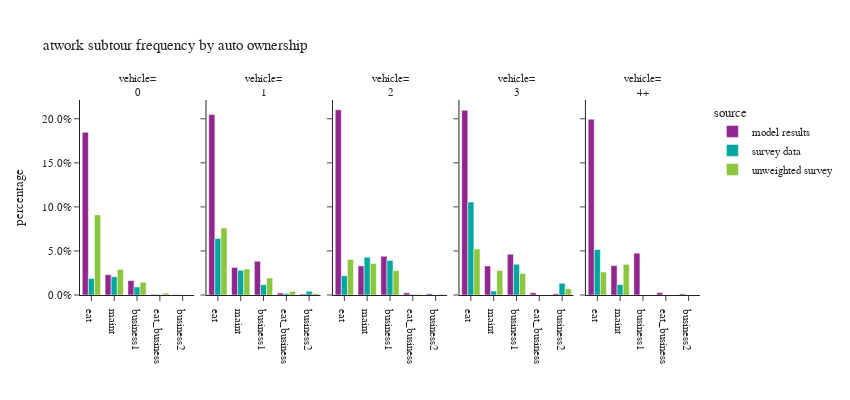

The code cell stored with this chart in its notebook:
### Code cell
plot_atwork_subtour(work_tour,'auto_ownership_simple',"auto ownership","vehicle")

### Figure 1 — Plotly figure (JSON) as saved in the notebook; plotly's stock layout.template omitted (floating-point values rounded to 4 significant figures)
{"data": [{"alignmentgroup": "True", "hovertemplate": "source=model results<br>auto_ownership_simple=0<br>atwork_subtour_frequency=%{x}<br>percentage=%{y}<extra></extra>", "legendgroup": "model results", "marker": {"color": "#91268F", "pattern": {"shape": ""}}, "name": "model results", "offsetgroup": "model results", "orientation": "v", "showlegend": true, "textposition": "auto", "type": "bar", "x": ["business1", "business2", "eat", "eat_business", "maint"], "xaxis": "x", "y": [0.01632, 0.0003429, 0.1846, 0.0007785, 0.02304], "yaxis": "y"}, {"alignmentgroup": "True", "hovertemplate": "source=model results<br>auto_ownership_simple=1<br>atwork_subtour_frequency=%{x}<br>percentage=%{y}<extra></extra>", "legendgroup": "model results", "marker": {"color": "#91268F", "pattern": {"shape": ""}}, "name": "model results", "offsetgroup": "model results", "orientation": "v", "showlegend": false, "textposition": "auto", "type": "bar", "x": ["business1", "business2", "eat", "eat_business", "maint"], "xaxis": "x2", "y": [0.03835, 0.001097, 0.2049, 0.002311, 0.0313], "yaxis": "y2"}, {"alignmentgroup": "True", "hovertemplate": "source=model results<br>auto_ownership_simple=2<br>atwork_subtour_frequency=%{x}<br>percentage=%{y}<extra></extra>", "legendgroup": "model results", "marker": {"color": "#91268F", "pattern": {"shape": ""}}, "name": "model results", "offsetgroup": "model results", "orientation": "v", "showlegend": false, "textposition": "auto", "type": "bar", "x": ["business1", "business2", "eat", "eat_business", "maint"], "xaxis": "x3", "y": [0.044, 0.001418, 0.2102, 0.00251, 0.03304], "yaxis": "y3"}, {"alignmentgroup": "True", "hovertemplate": "source=model results<br>auto_ownership_simple=3<br>atwork_subtour_frequency=%{x}<br>percentage=%{y}<extra></extra>", "legendgroup": "model results", "marker": {"color": "#91268F", "pattern": {"shape": ""}}, "name": "model results", "offsetgroup": "model results", "orientation": "v", "showlegend": false, "textposition": "auto", "type": "bar", "x": ["business1", "business2", "eat", "eat_business", "maint"], "xaxis": "x4", "y": [0.04628, 0.001515, 0.2096, 0.00261, 0.03299], "yaxis": "y4"}, {"alignmentgroup": "True", "hovertemplate": "source=model results<br>auto_ownership_simple=4+<br>atwork_subtour_frequency=%{x}<br>percentage=%{y}<extra></extra>", "legendgroup": "model results", "marker": {"color": "#91268F", "pattern": {"shape": ""}}, "name": "model results", "offsetgroup": "model results", "orientation": "v", "showlegend": false, "textposition": "auto", "type": "bar", "x": ["business1", "business2", "eat", "eat_business", "maint"], "xaxis": "x5", "y": [0.04749, 0.00125, 0.1995, 0.002698, 0.03338], "yaxis": "y5"}, {"alignmentgroup": "True", "hovertemplate": "source=survey data<br>auto_ownership_simple=0<br>atwork_subtour_frequency=%{x}<br>percentage=%{y}<extra></extra>", "legendgroup": "survey data", "marker": {"color": "#00A7A0", "pattern": {"shape": ""}}, "name": "survey data", "offsetgroup": "survey data", "orientation": "v", "showlegend": true, "textposition": "auto", "type": "bar", "x": ["business1", "eat", "eat_business", "maint"], "xaxis": "x", "y": [0.009171, 0.01871, 0.000399, 0.02074], "yaxis": "y"}, {"alignmentgroup": "True", "hovertemplate": "source=survey data<br>auto_ownership_simple=1<br>atwork_subtour_frequency=%{x}<br>percentage=%{y}<extra></extra>", "legendgroup": "survey data", "marker": {"color": "#00A7A0", "pattern": {"shape": ""}}, "name": "survey data", "offsetgroup": "survey data", "orientation": "v", "showlegend": false, "textposition": "auto", "type": "bar", "x": ["business1", "business2", "eat", "eat_business", "maint"], "xaxis": "x2", "y": [0.01176, 0.004345, 0.06409, 0.001573, 0.0281], "yaxis": "y2"}, {"alignmentgroup": "True", "hovertemplate": "source=survey data<br>auto_ownership_simple=2<br>atwork_subtour_frequency=%{x}<br>percentage=%{y}<extra></extra>", "legendgroup": "survey data", "marker": {"color": "#00A7A0", "pattern": {"shape": ""}}, "name": "survey data", "offsetgroup": "survey data", "orientation": "v", "showlegend": false, "textposition": "auto", "type": "bar", "x": ["business1", "business2", "eat", "eat_business", "maint"], "xaxis": "x3", "y": [0.03923, 5.963e-05, 0.02188, 0.0007552, 0.04286], "yaxis": "y3"}, {"alignmentgroup": "True", "hovertemplate": "source=survey data<br>auto_ownership_simple=3<br>atwork_subtour_frequency=%{x}<br>percentage=%{y}<extra></extra>", "legendgroup": "survey data", "marker": {"color": "#00A7A0", "pattern": {"shape": ""}}, "name": "survey data", "offsetgroup": "survey data", "orientation": "v", "showlegend": false, "textposition": "auto", "type": "bar", "x": ["business1", "business2", "eat", "maint"], "xaxis": "x4", "y": [0.03499, 0.01328, 0.1056, 0.004485], "yaxis": "y4"}, {"alignmentgroup": "True", "hovertemplate": "source=survey data<br>auto_ownership_simple=4+<br>atwork_subtour_frequency=%{x}<br>percentage=%{y}<extra></extra>", "legendgroup": "survey data", "marker": {"color": "#00A7A0", "pattern": {"shape": ""}}, "name": "survey data", "offsetgroup": "survey data", "orientation": "v", "showlegend": false, "textposition": "auto", "type": "bar", "x": ["eat", "maint"], "xaxis": "x5", "y": [0.05161, 0.01175], "yaxis": "y5"}, {"alignmentgroup": "True", "hovertemplate": "source=unweighted survey<br>auto_ownership_simple=0<br>atwork_subtour_frequency=%{x}<br>percentage=%{y}<extra></extra>", "legendgroup": "unweighted survey", "marker": {"color": "#8CC63E", "pattern": {"shape": ""}}, "name": "unweighted survey", "offsetgroup": "unweighted survey", "orientation": "v", "showlegend": true, "textposition": "auto", "type": "bar", "x": ["business1", "eat", "eat_business", "maint"], "xaxis": "x", "y": [0.01446, 0.09091, 0.002066, 0.02893], "yaxis": "y"}, {"alignmentgroup": "True", "hovertemplate": "source=unweighted survey<br>auto_ownership_simple=1<br>atwork_subtour_frequency=%{x}<br>percentage=%{y}<extra></extra>", "legendgroup": "unweighted survey", "marker": {"color": "#8CC63E", "pattern": {"shape": ""}}, "name": "unweighted survey", "offsetgroup": "unweighted survey", "orientation": "v", "showlegend": false, "textposition": "auto", "type": "bar", "x": ["business1", "business2", "eat", "eat_business", "maint"], "xaxis": "x2", "y": [0.01926, 0.0017, 0.07592, 0.003966, 0.02946], "yaxis": "y2"}, {"alignmentgroup": "True", "hovertemplate": "source=unweighted survey<br>auto_ownership_simple=2<br>atwork_subtour_frequency=%{x}<br>percentage=%{y}<extra></extra>", "legendgroup": "unweighted survey", "marker": {"color": "#8CC63E", "pattern": {"shape": ""}}, "name": "unweighted survey", "offsetgroup": "unweighted survey", "orientation": "v", "showlegend": false, "textposition": "auto", "type": "bar", "x": ["business1", "business2", "eat", "eat_business", "maint"], "xaxis": "x3", "y": [0.02763, 0.0007468, 0.04033, 0.0007468, 0.03585], "yaxis": "y3"}, {"alignmentgroup": "True", "hovertemplate": "source=unweighted survey<br>auto_ownership_simple=3<br>atwork_subtour_frequency=%{x}<br>percentage=%{y}<extra></extra>", "legendgroup": "unweighted survey", "marker": {"color": "#8CC63E", "pattern": {"shape": ""}}, "name": "unweighted survey", "offsetgroup": "unweighted survey", "orientation": "v", "showlegend": false, "textposition": "auto", "type": "bar", "x": ["business1", "business2", "eat", "maint"], "xaxis": "x4", "y": [0.02439, 0.006969, 0.05226, 0.02787], "yaxis": "y4"}, {"alignmentgroup": "True", "hovertemplate": "source=unweighted survey<br>auto_ownership_simple=4+<br>atwork_subtour_frequency=%{x}<br>percentage=%{y}<extra></extra>", "legendgroup": "unweighted survey", "marker": {"color": "#8CC63E", "pattern": {"shape": ""}}, "name": "unweighted survey", "offsetgroup": "unweighted survey", "orientation": "v", "showlegend": false, "textposition": "auto", "type": "bar", "x": ["eat", "maint"], "xaxis": "x5", "y": [0.02609, 0.03478], "yaxis": "y5"}], "layout": {"annotations": [{"font": {}, "showarrow": false, "text": "vehicle=<br>0", "x": 0.092, "xanchor": "center", "xref": "paper", "y": 1.0, "yanchor": "bottom", "yref": "paper"}, {"font": {}, "showarrow": false, "text": "vehicle=<br>1", "x": 0.296, "xanchor": "center", "xref": "paper", "y": 1.0, "yanchor": "bottom", "yref": "paper"}, {"font": {}, "showarrow": false, "text": "vehicle=<br>2", "x": 0.5, "xanchor": "center", "xref": "paper", "y": 1.0, "yanchor": "bottom", "yref": "paper"}, {"font": {}, "showarrow": false, "text": "vehicle=<br>3", "x": 0.704, "xanchor": "center", "xref": "paper", "y": 1.0, "yanchor": "bottom", "yref": "paper"}, {"font": {}, "showarrow": false, "text": "vehicle=<br>4+", "x": 0.908, "xanchor": "center", "xref": "paper", "y": 1.0, "yanchor": "bottom", "yref": "paper"}], "barmode": "group", "height": 400, "legend": {"title": {"text": "source"}, "tracegroupgap": 0}, "title": {"text": "atwork subtour frequency by auto ownership"}, "width": 850, "xaxis": {"anchor": "y", "categoryarray": ["eat", "maint", "business1", "eat_business", "business2"], "categoryorder": "array", "domain": [0.0, 0.184], "title": {"text": ""}}, "xaxis2": {"anchor": "y2", "categoryarray": ["eat", "maint", "business1", "eat_business", "business2"], "categoryorder": "array", "domain": [0.204, 0.388], "matches": "x", "title": {"text": ""}}, "xaxis3": {"anchor": "y3", "categoryarray": ["eat", "maint", "business1", "eat_business", "business2"], "categoryorder": "array", "domain": [0.408, 0.592], "matches": "x", "title": {"text": ""}}, "xaxis4": {"anchor": "y4", "categoryarray": ["eat", "maint", "business1", "eat_business", "business2"], "categoryorder": "array", "domain": [0.612, 0.796], "matches": "x", "title": {"text": ""}}, "xaxis5": {"anchor": "y5", "categoryarray": ["eat", "maint", "business1", "eat_business", "business2"], "categoryorder": "array", "domain": [0.816, 1.0], "matches": "x", "title": {"text": ""}}, "yaxis": {"anchor": "x", "domain": [0.0, 1.0], "tickformat": ".1%", "title": {"text": "percentage"}}, "yaxis2": {"anchor": "x2", "domain": [0.0, 1.0], "matches": "y", "showticklabels": false}, "yaxis3": {"anchor": "x3", "domain": [0.0, 1.0], "matches": "y", "showticklabels": false}, "yaxis4": {"anchor": "x4", "domain": [0.0, 1.0], "matches": "y", "showticklabels": false}, "yaxis5": {"anchor": "x5", "domain": [0.0, 1.0], "matches": "y", "showticklabels": false}}}
